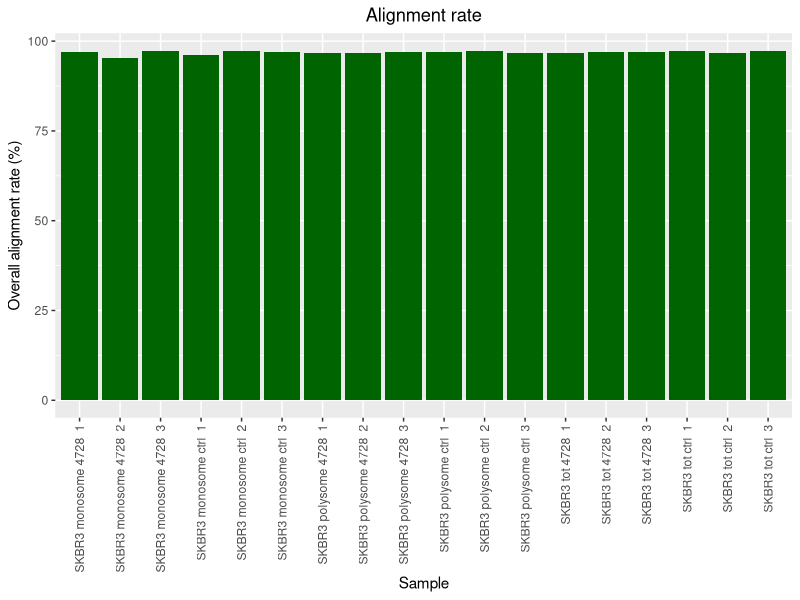
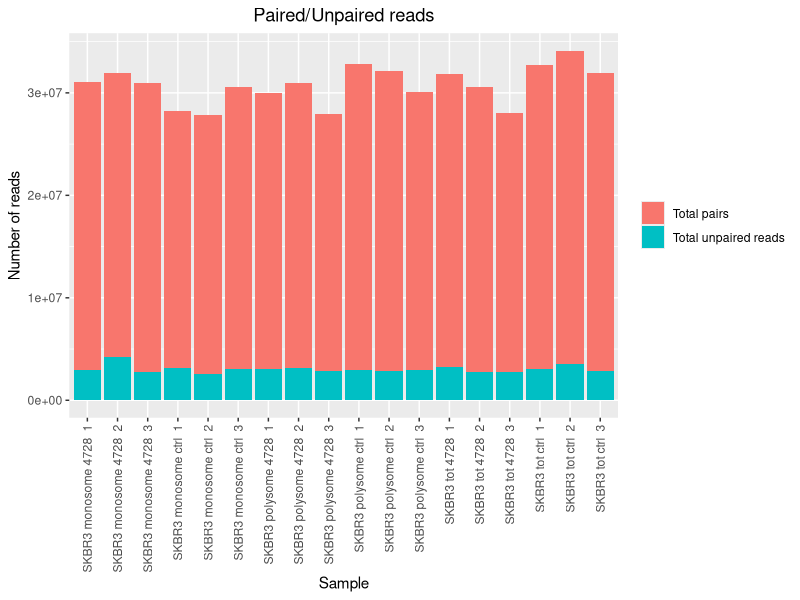
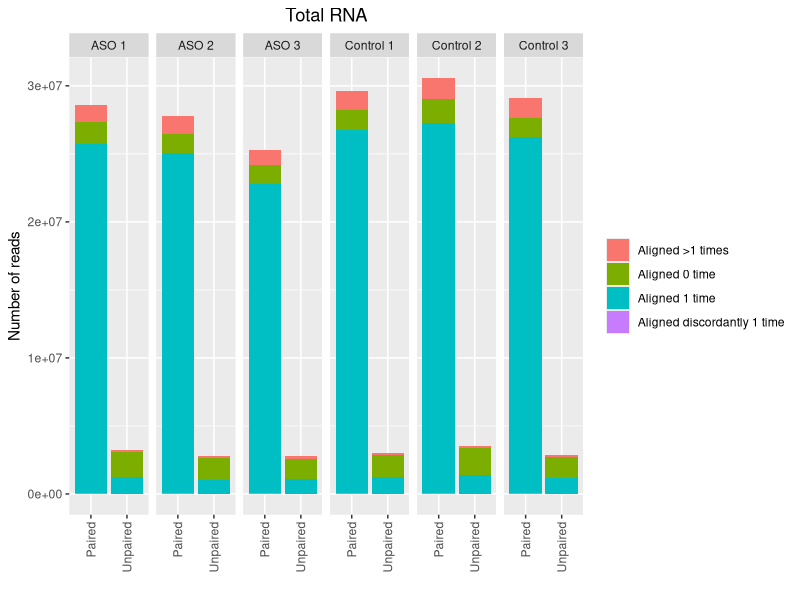

Write R code to recreate these figures, in order.
library(tidyverse)
library(ggplot2)
library(stringr)

setwd("~/Dev/spring_project")

dat = read.csv("1_alignments/parsed_output.tsv", sep="\t")

dat$SampleID=dat$SampleID %>% 
  str_remove("_S[0-9]*$") %>% 
  str_replace_all("aso", "") %>% 
  str_replace_all("_", " ") 

# Overall alignment rate
p = ggplot(dat, aes(x=SampleID, y=Overall.alignment.rate)) + 
  geom_bar(stat="identity", fill="darkgreen") +
  labs(x="Sample", y = "Overall alignment rate (%)", title="Alignment rate") +
  theme(axis.text.x=element_text(angle=90, vjust=0.5, hjust=1),
        plot.title=element_text(hjust=0.5))

print(p)

# Paired/Unpaired
subset = dat %>% 
  select(SampleID, Total.pairs, Total.unpaired.reads) %>% 
  mutate(Total=Total.pairs+Total.unpaired.reads) %>% 
  mutate(Total.pairs=Total.pairs/Total*100) %>% 
  mutate(Total.unpaired.reads=Total.unpaired.reads/Total*100) %>% 
  select(SampleID, Total.pairs, Total.unpaired.reads) %>% 
  pivot_longer(cols=!SampleID, names_to = "Cat", values_to = "Values")

subset$Cat = subset$Cat %>% 
  str_replace_all("[.]", " ")

p = ggplot(subset, aes(x=SampleID, y=Values, fill=Cat)) +
  geom_bar(position="stack", stat="identity") +
  labs(x="Sample", y = "Percent of reads (%)", title="Paired/Unpaired reads") +
  theme(axis.text.x=element_text(angle=90, vjust=0.5, hjust=1),
        legend.title=element_blank(),
        plot.title=element_text(hjust=0.5))

# Paired/Unpaired counts
subset = dat %>% 
  select(SampleID, Total.pairs, Total.unpaired.reads) %>% 
  pivot_longer(cols=!SampleID, names_to = "Cat", values_to = "Values")

subset$Cat = subset$Cat %>% 
  str_replace_all("[.]", " ")

p = ggplot(subset, aes(x=SampleID, y=Values, fill=Cat)) +
  geom_bar(position="stack", stat="identity") +
  labs(x="Sample", y = "Number of reads", title="Paired/Unpaired reads") +
  theme(axis.text.x=element_text(angle=90, vjust=0.5, hjust=1),
        legend.title=element_blank(),
        plot.title=element_text(hjust=0.5))

print(p)

# Whole summary counts

dat = dat %>% 
  select(!c(Total.pairs, Total.unpaired.reads, Overall.alignment.rate)) %>% 
  pivot_longer(cols=!SampleID, names_to = "Cat", values_to = "Values") %>% 
  mutate(Paired = case_when(str_detect(Cat, "concordantly|discordantly")~"Paired", TRUE~"Unpaired"))

dat$Cat = dat$Cat %>% 
  str_replace_all("\\.\\.", " >") %>% 
  str_replace_all("[.]", " ") %>% 
  str_remove_all("concordantly ") %>% 
  str_remove_all(" or discordantly")

monosome = dat %>% 
  filter(str_detect(SampleID, "monosome")) %>% 
  mutate(SampleID = str_replace(SampleID, "SKBR3 monosome 4728 ", "ASO")) %>% 
  mutate(SampleID = str_replace(SampleID, "SKBR3 monosome ctrl ", "Control"))

polysome = dat %>% 
  filter(str_detect(SampleID, "polysome")) %>% 
  mutate(SampleID = str_replace(SampleID, "SKBR3 polysome 4728 ", "ASO")) %>% 
  mutate(SampleID = str_replace(SampleID, "SKBR3 polysome ctrl ", "Control"))

total = dat %>% 
  filter(str_detect(SampleID, "tot")) %>% 
  mutate(SampleID = str_replace(SampleID, "SKBR3 tot 4728 ", "ASO")) %>% 
  mutate(SampleID = str_replace(SampleID, "SKBR3 tot ctrl ", "Control"))

p = ggplot(total, aes(x=Paired, y=Values, fill=Cat)) +
  geom_bar(stat="identity", position="stack") +
  theme(axis.text.x=element_text(angle=90, vjust=0.5, hjust=1),
        legend.title=element_blank(),
        plot.title=element_text(hjust=0.5)) +
  labs(x = "", y="Number of reads", title="Total RNA") +
  facet_grid(~SampleID)

print(p)